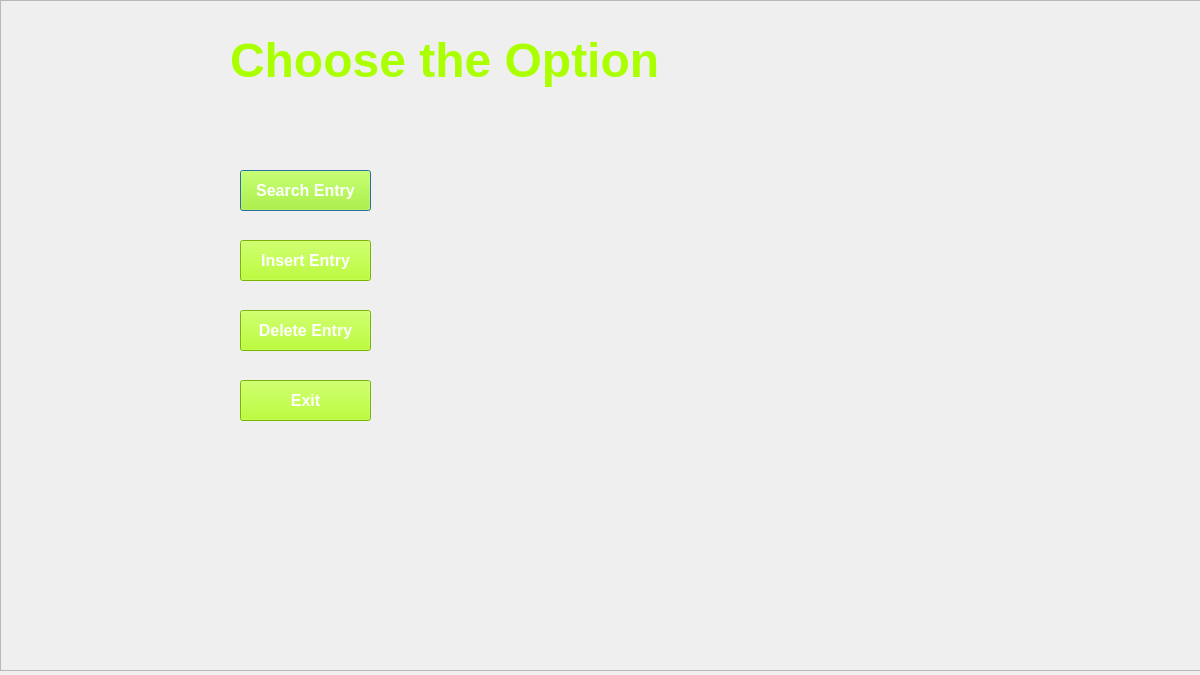
<?xml version="1.0" encoding="UTF-8"?>
<ui version="4.0">
 <class>thirdwinemp</class>
 <widget class="QDialog" name="thirdwinemp">
  <property name="geometry">
   <rect>
    <x>0</x>
    <y>0</y>
    <width>1200</width>
    <height>675</height>
   </rect>
  </property>
  <property name="windowTitle">
   <string>Security System</string>
  </property>
  <widget class="QFrame" name="frame">
   <property name="geometry">
    <rect>
     <x>0</x>
     <y>0</y>
     <width>1201</width>
     <height>671</height>
    </rect>
   </property>
   <property name="styleSheet">
    <string notr="true">background-image: url(:/resources/img/kali2.png);</string>
   </property>
   <property name="frameShape">
    <enum>QFrame::StyledPanel</enum>
   </property>
   <property name="frameShadow">
    <enum>QFrame::Raised</enum>
   </property>
   <widget class="QLabel" name="label">
    <property name="geometry">
     <rect>
      <x>230</x>
      <y>30</y>
      <width>471</width>
      <height>61</height>
     </rect>
    </property>
    <property name="text">
     <string>&lt;html&gt;&lt;head/&gt;&lt;body&gt;&lt;p&gt;&lt;span style=&quot; font-size:36pt; font-weight:600; color:#aaff00;&quot;&gt;Choose the Option&lt;/span&gt;&lt;/p&gt;&lt;/body&gt;&lt;/html&gt;</string>
    </property>
   </widget>
   <widget class="QPushButton" name="Search">
    <property name="geometry">
     <rect>
      <x>240</x>
      <y>170</y>
      <width>131</width>
      <height>41</height>
     </rect>
    </property>
    <property name="font">
     <font>
      <family>Segoe UI</family>
      <pointsize>12</pointsize>
      <weight>75</weight>
      <bold>true</bold>
     </font>
    </property>
    <property name="styleSheet">
     <string notr="true">color: rgb(255, 255, 255);
background-color: rgb(170, 255, 0);</string>
    </property>
    <property name="text">
     <string>Search Entry</string>
    </property>
   </widget>
   <widget class="QPushButton" name="Insert">
    <property name="geometry">
     <rect>
      <x>240</x>
      <y>240</y>
      <width>131</width>
      <height>41</height>
     </rect>
    </property>
    <property name="font">
     <font>
      <family>Segoe UI</family>
      <pointsize>12</pointsize>
      <weight>75</weight>
      <bold>true</bold>
     </font>
    </property>
    <property name="styleSheet">
     <string notr="true">color: rgb(255, 255, 255);
background-color: rgb(170, 255, 0);
</string>
    </property>
    <property name="text">
     <string>Insert Entry</string>
    </property>
   </widget>
   <widget class="QPushButton" name="Delete">
    <property name="geometry">
     <rect>
      <x>240</x>
      <y>310</y>
      <width>131</width>
      <height>41</height>
     </rect>
    </property>
    <property name="font">
     <font>
      <family>Segoe UI</family>
      <pointsize>12</pointsize>
      <weight>75</weight>
      <bold>true</bold>
     </font>
    </property>
    <property name="styleSheet">
     <string notr="true">color: rgb(255, 255, 255);
background-color: rgb(170, 255, 0);</string>
    </property>
    <property name="text">
     <string>Delete Entry</string>
    </property>
   </widget>
   <widget class="QPushButton" name="Exit">
    <property name="geometry">
     <rect>
      <x>240</x>
      <y>380</y>
      <width>131</width>
      <height>41</height>
     </rect>
    </property>
    <property name="font">
     <font>
      <family>Segoe UI</family>
      <pointsize>12</pointsize>
      <weight>75</weight>
      <bold>true</bold>
     </font>
    </property>
    <property name="styleSheet">
     <string notr="true">color: rgb(255, 255, 255);
background-color: rgb(170, 255, 0);</string>
    </property>
    <property name="text">
     <string>Exit</string>
    </property>
   </widget>
  </widget>
 </widget>
 <resources/>
 <connections/>
</ui>
